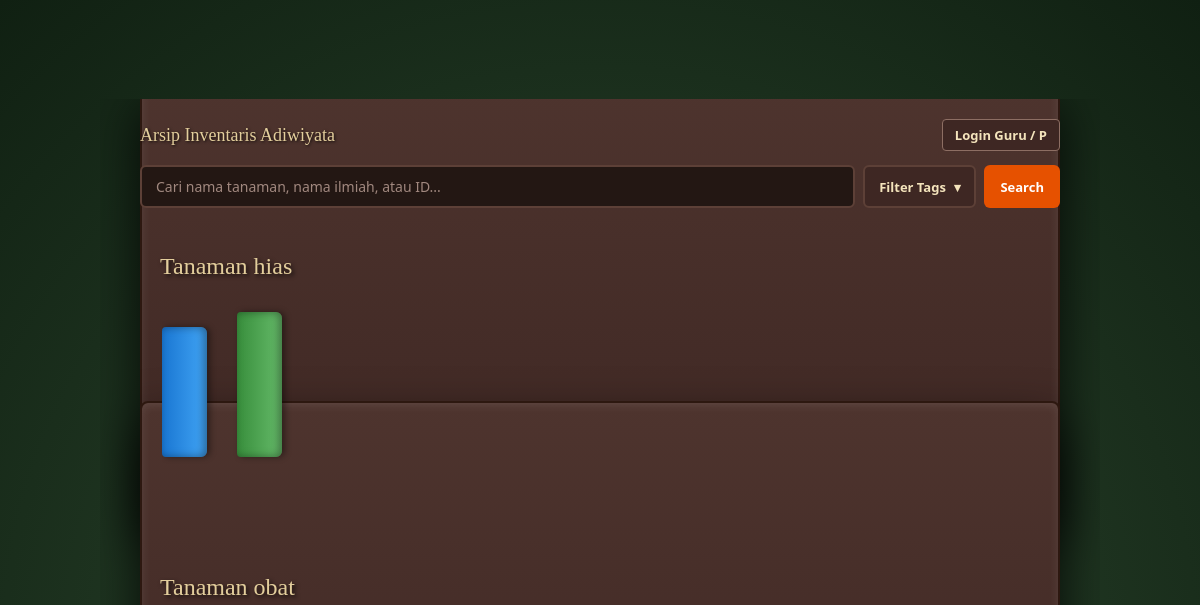
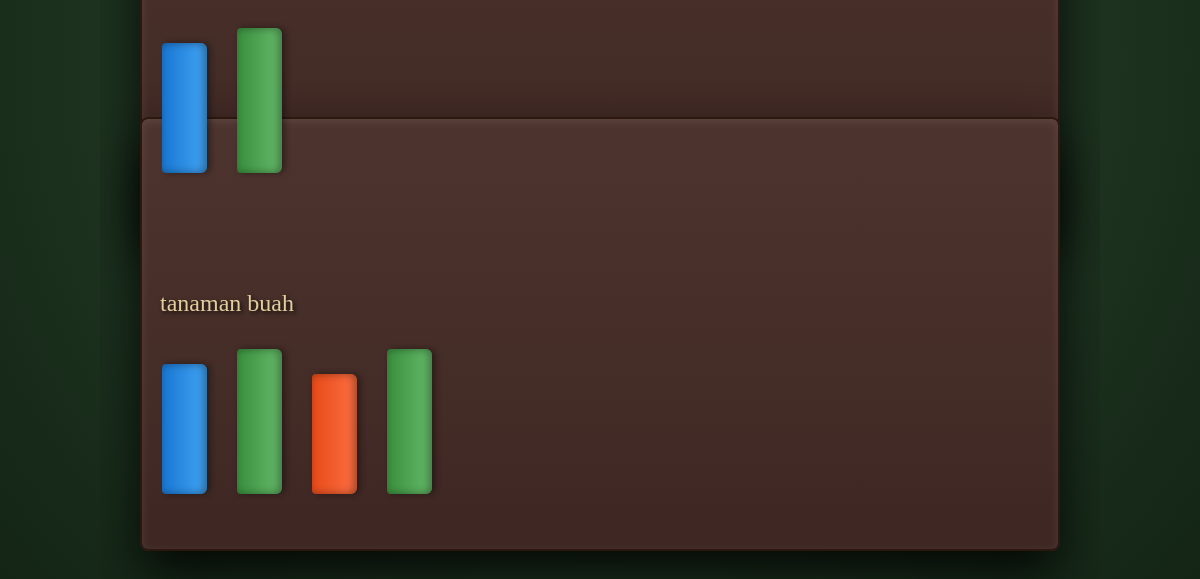
The page /?masuk=1 on the database as committed earlier (2 pictures, top to bottom).
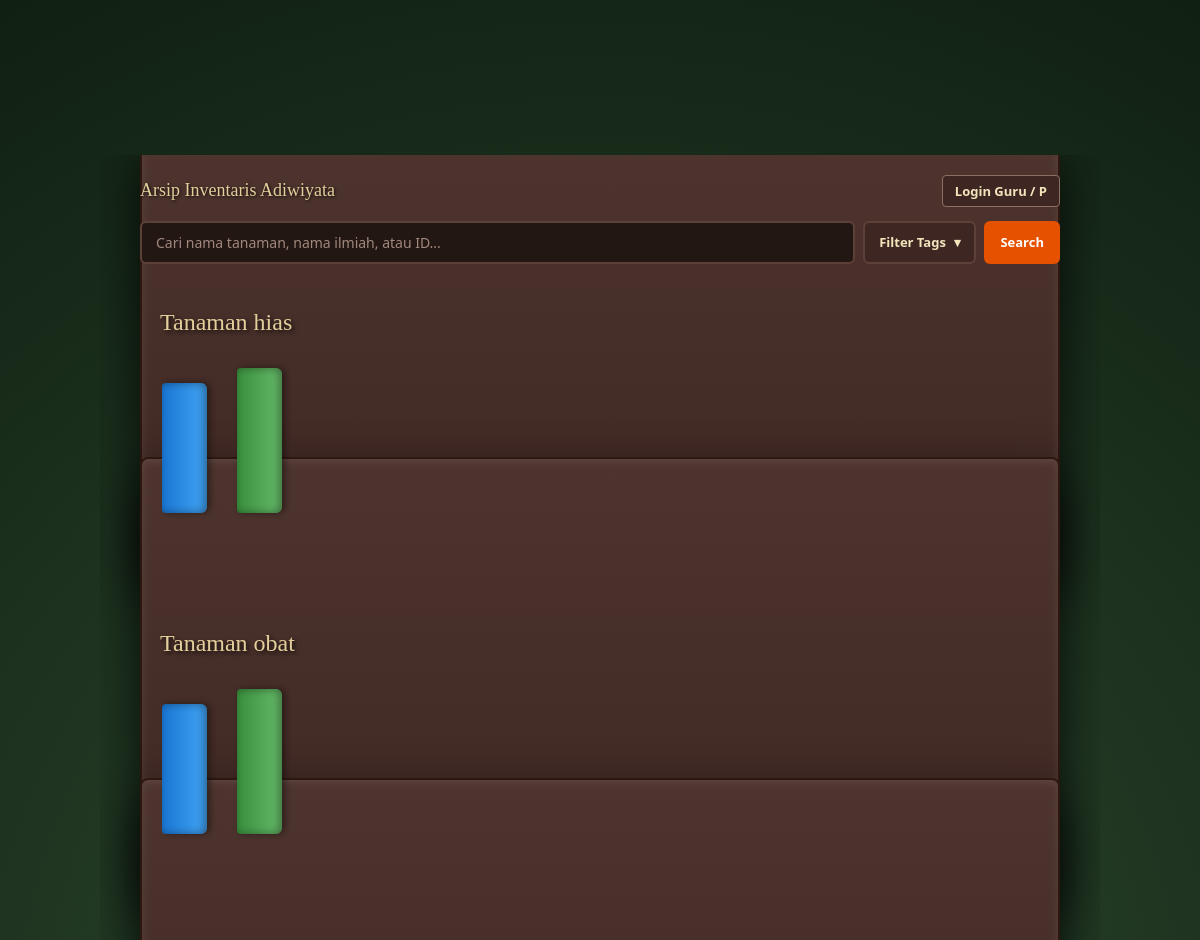
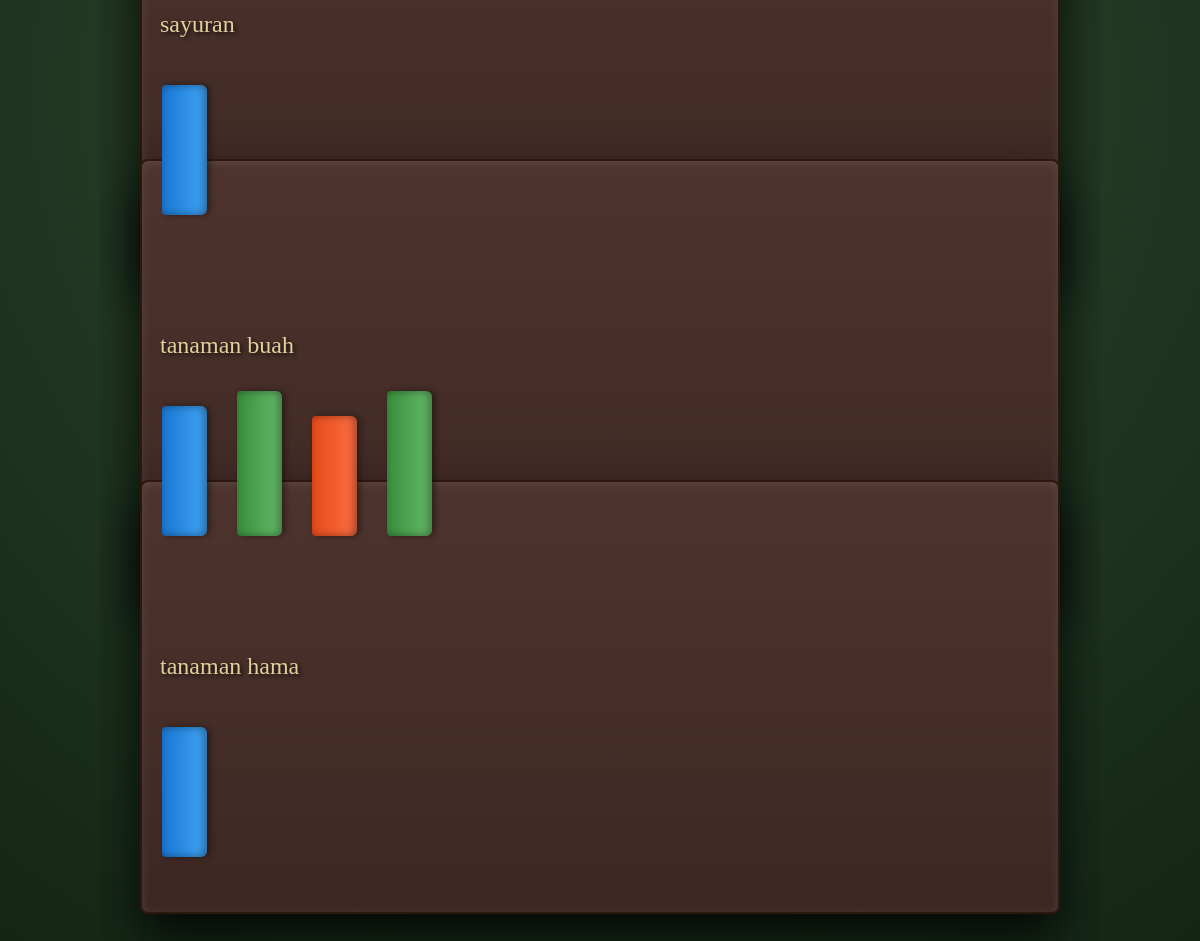
The same page on the database as committed later (2 pictures, top to bottom).
### tables this page shows
CREATE TABLE plants (
    uid TEXT PRIMARY KEY CHECK (length(uid) = 36),
    plant_code TEXT NOT NULL UNIQUE,        -- Format: SEKTOR-SUB-IDSUBSEKTOR-TIPETANAMAN-P
    subsector_seq INTEGER NOT NULL CHECK (subsector_seq >= 1),
    name TEXT NOT NULL,
    quantity INTEGER NOT NULL DEFAULT 1 CHECK (quantity >= 0),
    status TEXT NOT NULL DEFAULT 'Hidup',
    plant_type_id INTEGER NOT NULL,
    taxonomy_id INTEGER,
    subsector_id INTEGER NOT NULL,
    manager_code TEXT NOT NULL,
    photo_filename TEXT,
    notes TEXT,
    created_by_user_id INTEGER,
    created_at TEXT NOT NULL DEFAULT (datetime('now', 'localtime')),
    updated_at TEXT NOT NULL DEFAULT (datetime('now', 'localtime')),
    CONSTRAINT fk_plant_type
        FOREIGN KEY (plant_type_id)
        REFERENCES plant_types (id)
        ON UPDATE CASCADE
        ON DELETE RESTRICT,
    CONSTRAINT fk_plant_taxonomy
        FOREIGN KEY (taxonomy_id)
        REFERENCES plant_taxonomy (id)
        ON UPDATE CASCADE
        ON DELETE SET NULL,
    CONSTRAINT fk_plant_subsector
        FOREIGN KEY (subsector_id)
        REFERENCES subsectors (id)
        ON UPDATE CASCADE
        ON DELETE RESTRICT,
    CONSTRAINT fk_plant_manager
        FOREIGN KEY (manager_code)
        REFERENCES managers (code)
        ON UPDATE CASCADE
        ON DELETE RESTRICT,
    CONSTRAINT fk_plant_creator
        FOREIGN KEY (created_by_user_id)
        REFERENCES users (id)
        ON UPDATE CASCADE
        ON DELETE SET NULL,
    CONSTRAINT uq_subsector_sequence
        UNIQUE (subsector_id, subsector_seq)
);

CREATE TABLE plant_types (
    id INTEGER PRIMARY KEY AUTOINCREMENT,
    code TEXT NOT NULL UNIQUE,              -- Singkatan kode tipe (misal: 'HIAS', 'OBAT', 'TEDUH')
    name TEXT NOT NULL UNIQUE,
    description TEXT,
    created_at TEXT NOT NULL DEFAULT (datetime('now', 'localtime'))
);

### routes/main.py (the view)
@main_bp.route("/")
def index():
    db = get_db()
    search_query = request.args.get("q", "").strip()
    include_tags = [t.strip() for t in request.args.getlist("inc") if t.strip()]
    exclude_tags = [t.strip() for t in request.args.getlist("exc") if t.strip()]
    skip_intro = (
        request.args.get("masuk") == "1"
        or bool(search_query)
        or bool(include_tags)
        or bool(exclude_tags)
    )
    grouped_plants = get_plants_grouped_by_type(
        db=db,
        search_query=search_query,
        include_tags=include_tags,
        exclude_tags=exclude_tags,
    )
    tag_groups = get_filter_tag_groups(db)
    return render_template(
        "index.html",
        grouped_plants=grouped_plants,
        tag_groups=tag_groups,
        include_tags=include_tags,
        exclude_tags=exclude_tags,
        search_query=search_query,
        skip_intro=skip_intro,
    )

### database/connection.py (called while the page is built)
def get_db() -> sqlite3.Connection:
    if "db" not in g:
        db_path = Path(current_app.config["DATABASE_PATH"])
        db_path.parent.mkdir(parents=True, exist_ok=True)
        conn = sqlite3.connect(db_path, timeout=15.0)
        conn.row_factory = sqlite3.Row
        conn.execute("PRAGMA foreign_keys = ON;")
        conn.execute("PRAGMA busy_timeout = 10000;")
        g.db = conn
    return g.db

### services/auth_service.py (called while the page is built, shortened)
def load_logged_in_user(db: sqlite3.Connection) -> None:
    user_id = session.get("user_id")
    if user_id is None:
        g.user = None

### templates/index.html (shortened to what this page needs)
<!DOCTYPE html>
<html lang="id">
<head>
    <link rel="stylesheet" href="{{ url_for('static', filename='style.css') }}">
</head>
<body>
    <div id="bookshelf-scene">
        <div class="library-room">
            <div class="library-top-bar">
                <div class="library-title-badge">Arsip Inventaris Adiwiyata</div>
                <div class="library-auth-actions">
                    {% if g.user %}
                        <span class="user-badge">{{ g.user['full_name'] }} ({{ g.user['manager_code'] or 'Guru' }})</span>
                        <a href="{{ url_for('plants.add_plant') }}" class="action-link-btn primary">+ Tambah Tanaman</a>
                        <a href="{{ url_for('auth.logout') }}" class="action-link-btn">Keluar</a>
                    {% else %}
                        <a href="{{ url_for('auth.login') }}" class="action-link-btn">Login Guru / P</a>
                    {% endif %}
                </div>
            </div>
            <div class="manga-search-wrapper">
                <form method="GET" action="{{ url_for('main.index') }}" id="searchTagForm">
                    <div class="search-controls-row">
                        <input
                            type="text"
                            name="q"
                            value="{{ search_query }}"
                            placeholder="Cari nama tanaman, nama ilmiah, atau ID..."
                            class="manga-search-input"
                        >
                        <button type="button" class="manga-dropdown-toggle" id="toggleTagsBtn" onclick="toggleTagsDropdown()">
                            <span>Filter Tags</span>
                            <span class="chevron">&#9662;</span>
                        </button>
                        <button type="submit" class="manga-search-btn">Search</button>
                    </div>
                </form>
            </div>
            {% if not grouped_plants %}
                <div class="bookshelf-wrapper">
                    <div class="shelf-label">Arsip Inventaris</div>
                    <div class="bookshelf empty-shelf">
                        <div class="empty-library-notice">
                            {% if search_query or include_tags or exclude_tags %}
                                <h3>Tidak Ada Tanaman yang Cocok</h3>
                                <p>Tidak ditemukan catatan tanaman untuk kombinasi nama atau filter tag yang dipilih.</p>
                            {% else %}
                                <h3>Rak Perpustakaan Masih Kosong</h3>
                                <p>Database SQLite telah siap. Belum ada entri tanaman yang tercatat di dalam sistem.</p>
                            {% endif %}
                        </div>
                    </div>
                </div>
            {% else %}
                {% for jenis_tanaman, daftar_tanaman in grouped_plants.items() %}
                <div class="bookshelf-wrapper">
                    <div class="shelf-label">{{ jenis_tanaman }}</div>
                    <div class="bookshelf">
                        <div class="books">
                            {% for tanaman in daftar_tanaman %}
                            <a href="{{ url_for('plants.detail', uid=tanaman['uid']) }}" class="book" onclick="bukaBukuAnimasi(event, this)">
                            </a>
                            {% endfor %}
                        </div>
                    </div>
                </div>
                {% endfor %}
            {% endif %}
        </div>
    </div>
</body>
</html>

### static/style.css (style rules this page uses)
* { margin: 0; padding: 0; box-sizing: border-box; }
body { font-family: 'Lora', serif; background-color: #e2f1f8; overflow-x: hidden; color: #333; }
#bookshelf-scene { height: 100vh; display: flex; justify-content: center; align-items: center; background: radial-gradient(circle at center, #2e4a30 0%, #102012 100%); padding: 20px 0; }
.library-room { width: 90%; max-width: 1000px; height: 85vh; overflow-y: auto; overflow-x: hidden; padding: 20px 40px; }
.library-top-bar { display: flex; justify-content: space-between; align-items: center; flex-wrap: wrap; gap: 10px; margin-bottom: 14px; }
.library-title-badge { font-family: 'Cinzel', serif; color: #e3ce9c; font-size: 18px; text-shadow: 1px 1px 3px rgba(0,0,0,0.8); }
.library-auth-actions { display: flex; align-items: center; gap: 8px; flex-wrap: wrap; }
.action-link-btn { padding: 6px 12px; border-radius: 4px; background: #3e2723; border: 1px solid #8d6e63; color: #f4e4bc; text-decoration: none; font-family: 'Segoe UI', sans-serif; font-size: 13px; font-weight: 600; transition: all 0.2s ease; }
.manga-search-wrapper { position: relative; margin-bottom: 45px; z-index: 30; }
.search-controls-row { display: flex; gap: 8px; align-items: stretch; flex-wrap: wrap; }
.manga-search-input { flex: 1; min-width: 220px; padding: 10px 14px; border-radius: 6px; border: 2px solid #5d4037; background-color: #231713; color: #f4e4bc; font-family: 'Segoe UI', sans-serif; font-size: 14px; }
.manga-search-input::placeholder { color: #a1887f; }
.manga-dropdown-toggle { display: inline-flex; align-items: center; gap: 8px; padding: 10px 14px; border-radius: 6px; border: 2px solid #5d4037; background-color: #3e2723; color: #f4e4bc; font-family: 'Segoe UI', sans-serif; font-size: 13px; font-weight: 600; cursor: pointer; transition: all 0.2s ease; }
.manga-search-btn, .manga-reset-btn { padding: 10px 16px; border-radius: 6px; font-family: 'Segoe UI', sans-serif; font-size: 13px; font-weight: 700; cursor: pointer; text-decoration: none; display: inline-flex; align-items: center; justify-content: center; }
.manga-search-btn { background-color: #e65100; border: none; color: #fff; }
.bookshelf-wrapper { margin-bottom: 60px; }
.shelf-label { color: #e3ce9c; font-family: 'Cinzel', serif; font-size: 24px; margin-bottom: -15px; padding-left: 20px; text-shadow: 2px 2px 4px rgba(0,0,0,0.8); z-index: 2; position: relative; }
.bookshelf { background: linear-gradient(180deg, #4e342e 0%, #3e2723 100%); border-radius: 8px; padding: 250px 20px 20px 20px; margin-top: -200px; box-shadow: 0 25px 50px rgba(0,0,0,0.8), inset 0 2px 10px rgba(255,255,255,0.1); border: 2px solid #2d1810; }
.books { display: flex; gap: 30px; align-items: flex-end; height: 350px; margin-top: -190px; overflow-x: auto; overflow-y: hidden; padding-bottom: 35px; position: relative; }
.book { width: 45px; height: 130px; background: linear-gradient(90deg, #1976d2 0%, #42a5f5 100%); border-radius: 4px 6px 6px 4px; position: relative; cursor: pointer; text-decoration: none; box-shadow: -3px 0 8px rgba(0,0,0,0.4) inset, 3px 0 6px rgba(0,0,0,0.4); transform-style: preserve-3d; transition: transform 0.4s ease; z-index: 1; flex-shrink: 0; }
.book::before { content: ''; position: absolute; bottom: 0; left: 0; width: 100%; height: 260px; z-index: 5; }
.book:nth-child(even) { background: linear-gradient(90deg, #388e3c 0%, #66bb6a 100%); height: 145px; }
.book:nth-child(3n) { background: linear-gradient(90deg, #e64a19 0%, #ff7043 100%); height: 120px; }
.book { --dur: 3s; --to-center-x: 0px; --to-center-y: 0px; transform-style: preserve-3d; will-change: transform; backface-visibility: hidden; }

Rows that differ between the two databases and show on the page:
added plants: name "sayuran"
added plants: name "tanaman hama"
